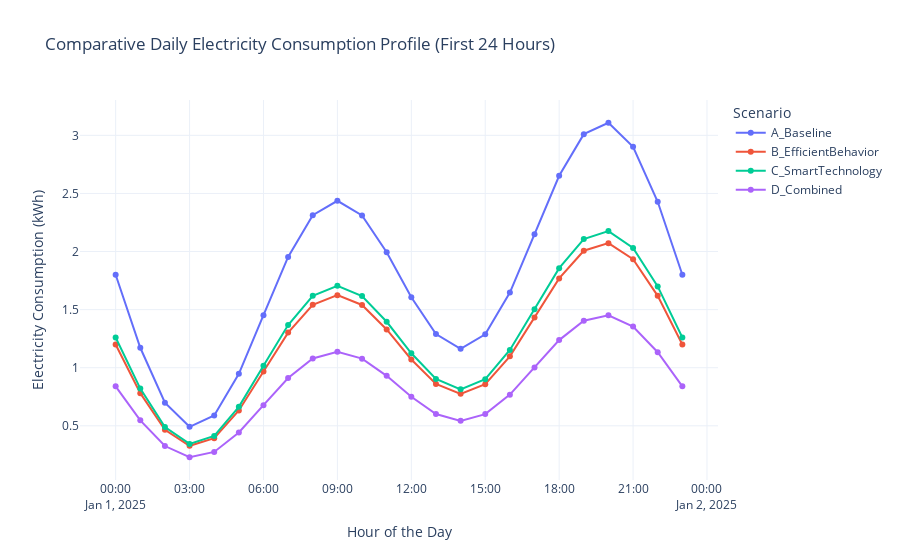

Source (notebook cell):
### Code cell
# --- 5.3 Plot: Energy Usage Profiles (for Report Section 5.2) ---
fig_daily = go.Figure()
for scenario_name, hourly_series in hourly_supply_data.items():
    fig_daily.add_trace(go.Scatter(
        x=hourly_series.index[:24], 
        y=hourly_series.values[:24], 
        mode='lines+markers', 
        name=scenario_name
    ))

fig_daily.update_layout(
    title='Comparative Daily Electricity Consumption Profile (First 24 Hours)',
    xaxis_title='Hour of the Day',
    yaxis_title='Electricity Consumption (kWh)',
    legend_title='Scenario',
    font=dict(size=12),
    template='plotly_white'
)
fig_daily.show()

print("\nSection 5: Report visualizations are complete.")
